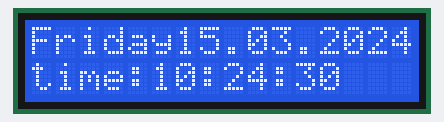
A sketch run on a simulated Arduino Uno, built with avr-gcc and run on an emulated ATmega328P. Parts: 16×2 character LCD. The local clock reads 2024-03-15 10:24:30 at power-on unless the sketch sets it; what the sketch prints to the serial monitor is not drawn.

Above: at 0.2 s.
At 4.3 s:
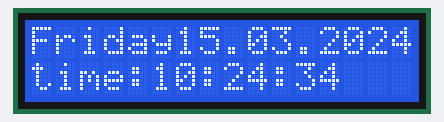
At 9.5 s:
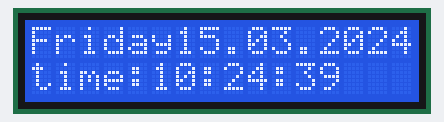
At 18.9 s:
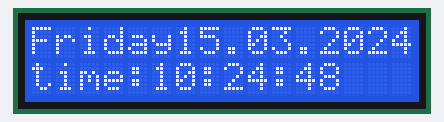
At 28.2 s:
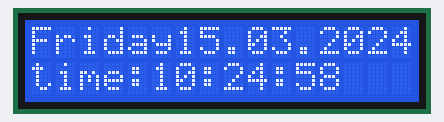
At 38.6 s:
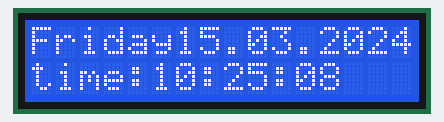

Measured:
- what the display in image 1 shows lasts 1.0 s, from 4.3 s to 5.3 s

The sketch:

RTC__REAL_TIME_CLOCK_.ino
```cpp
#include <Wire.h>
#include <LiquidCrystal_I2C.h>// Arduino Uno/2009:
// ----------------------
// DS3231:  SDA pin   -> Arduino Analog 4 or the dedicated SDA pin
//                   SCL pin   -> Arduino Analog 5 or the dedicated SCL pin
#include <DS3231.h>

// Init the DS3231 using the hardware interface
DS3231  rtc(SDA, SCL);
LiquidCrystal_I2C lcd(0x27, 16, 2);

void setup()
{
  Serial.begin(115200);
  rtc.begin();
  lcd.begin();
  lcd.backlight();

  // The following lines can be uncommented to set the date and time
//  rtc.setDOW(FRIDAY);     // Set Day-of-Week to SUNDAY
//  rtc.setTime(6, 5, 0);     // Set the time to 12:00:00 (24hr format)
//  rtc.setDate(21, 01, 2022);   // Set the date to January 1st, 2014
}
void loop()
{
  // Send Day-of-Week
  Serial.print(rtc.getDOWStr());
  Serial.print(" ");

  // Send date
  Serial.print(rtc.getDateStr());
  Serial.print(" -- ");

  // Send time
  Serial.println(rtc.getTimeStr());
   lcd.setCursor(0,0);
   lcd.print(rtc.getDOWStr());
 //  lcd.print(" ");
   lcd.print(rtc.getDateStr());
  // lcd.scrollDisplayLeft();
   lcd.setCursor(0,1);
   lcd.print((String)"time:" + rtc.getTimeStr());


  // Wait one second before repeating :)
  delay (1000);
}
```
